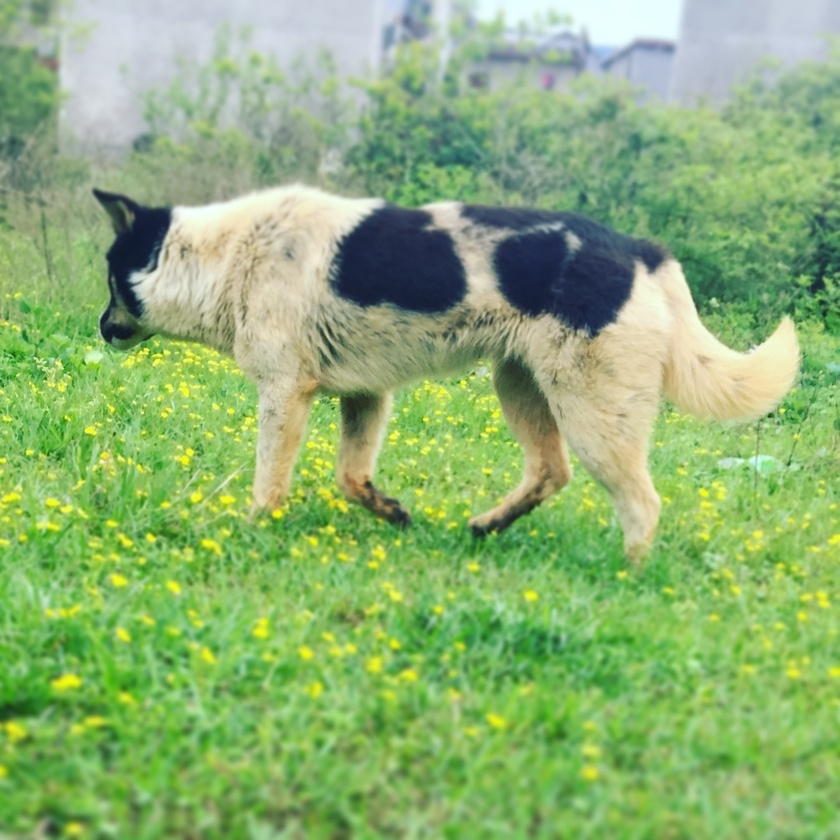
#> input picture OpenCV-Notes/图像的几何变换/img.jpg, 840 x 840 px, shrunk from 1426 x 1426 before the run
$ python Affine.py
#> lines starting #> are read from the running program, lines starting #| are printed output that depends on the picture
import cv2
import numpy as np
img = cv2.imread('img.jpg', 1)
#> img is the input picture: shape (840, 840, 3); mean B, G, R 115.4, 176.9, 140.5
cv2.imshow('src', img)
imginfo = img.shape
#> imginfo = (840, 840, 3)
height = imginfo[0]
#> height = 840
width = imginfo[1]
#> width = 840
#src 3->dst 3 (左上角 左下角 右上角)
matSrc = np.float32([[0,0],[0,height-1],[width-1,0]])
#> matSrc = [[0, 0], [0, 839], [839, 0]]
matDst = np.float32([[50,50],[300,height-200],[width-300,100]])
#> matDst = [[50, 50], [300, 640], [540, 100]]
matAff = cv2.getAffineTransform(matSrc, matDst) # mat 1 src 2 dst
dst = cv2.warpAffine(img, matAff,(width,height))
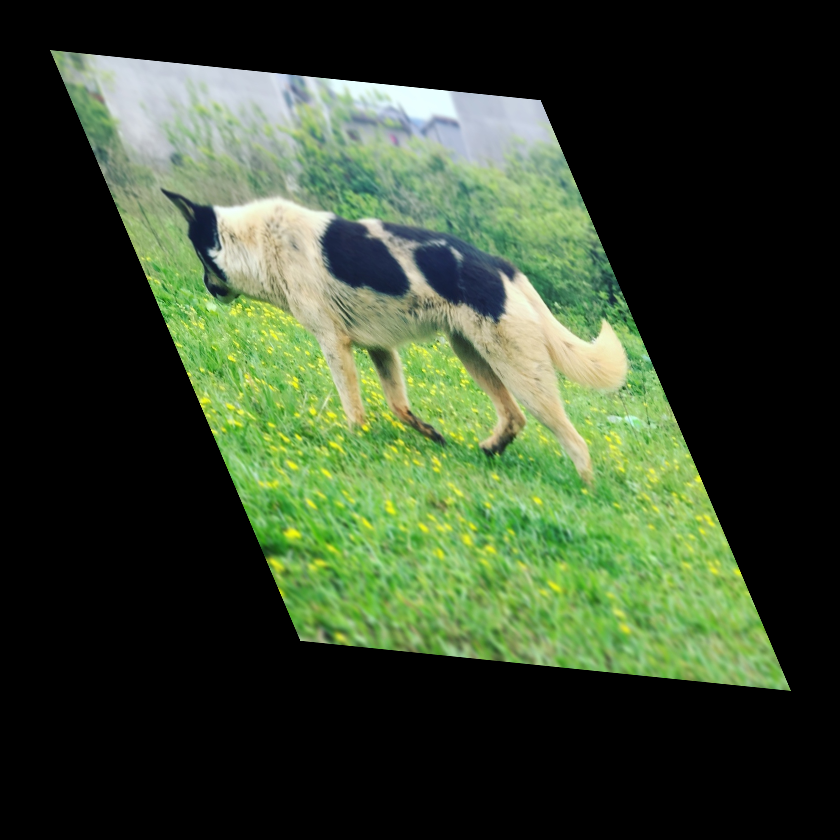
#> dst: shape (840, 840, 3); mean B, G, R 45.4, 69.5, 55.2
cv2.imshow('dst', dst)
cv2.waitKey()
